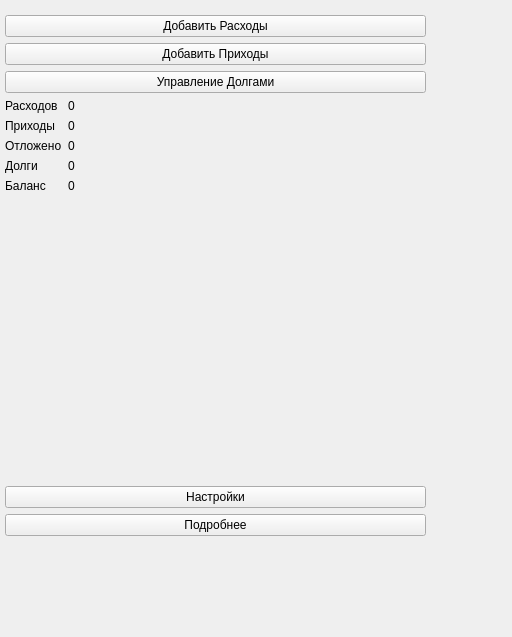
<?xml version="1.0" encoding="UTF-8"?>
<ui version="4.0">
 <class>MainWindow</class>
 <widget class="QMainWindow" name="MainWindow">
  <property name="geometry">
   <rect>
    <x>0</x>
    <y>0</y>
    <width>512</width>
    <height>637</height>
   </rect>
  </property>
  <property name="windowTitle">
   <string>MainWindow</string>
  </property>
  <widget class="QWidget" name="centralWidget">
   <widget class="QStackedWidget" name="stackedWidget">
    <property name="geometry">
     <rect>
      <x>0</x>
      <y>0</y>
      <width>471</width>
      <height>611</height>
     </rect>
    </property>
    <property name="currentIndex">
     <number>0</number>
    </property>
    <widget class="QWidget" name="page">
     <widget class="QWidget" name="layoutWidget_2">
      <property name="geometry">
       <rect>
        <x>0</x>
        <y>10</y>
        <width>431</width>
        <height>531</height>
       </rect>
      </property>
      <layout class="QVBoxLayout" name="verticalLayout_4">
       <property name="leftMargin">
        <number>5</number>
       </property>
       <property name="topMargin">
        <number>5</number>
       </property>
       <property name="rightMargin">
        <number>5</number>
       </property>
       <property name="bottomMargin">
        <number>5</number>
       </property>
       <item>
        <widget class="QPushButton" name="pbAddOut_4">
         <property name="text">
          <string>Добавить Расходы</string>
         </property>
        </widget>
       </item>
       <item>
        <widget class="QPushButton" name="pbAddIn_4">
         <property name="text">
          <string>Добавить Приходы</string>
         </property>
        </widget>
       </item>
       <item>
        <widget class="QPushButton" name="pbDebs">
         <property name="text">
          <string>Управление Долгами</string>
         </property>
        </widget>
       </item>
       <item>
        <layout class="QFormLayout" name="formLayout">
         <item row="0" column="0">
          <widget class="QLabel" name="labelOut">
           <property name="text">
            <string>Расходов</string>
           </property>
          </widget>
         </item>
         <item row="0" column="1">
          <widget class="QLabel" name="labelOutData">
           <property name="text">
            <string>0</string>
           </property>
          </widget>
         </item>
         <item row="1" column="0">
          <widget class="QLabel" name="labelIn">
           <property name="text">
            <string>Приходы</string>
           </property>
          </widget>
         </item>
         <item row="1" column="1">
          <widget class="QLabel" name="labelInData">
           <property name="text">
            <string>0</string>
           </property>
          </widget>
         </item>
         <item row="2" column="0">
          <widget class="QLabel" name="labelSaved">
           <property name="text">
            <string>Отложено</string>
           </property>
          </widget>
         </item>
         <item row="2" column="1">
          <widget class="QLabel" name="labelSavedData">
           <property name="text">
            <string>0</string>
           </property>
          </widget>
         </item>
         <item row="3" column="0">
          <widget class="QLabel" name="labelDebs">
           <property name="text">
            <string>Долги</string>
           </property>
          </widget>
         </item>
         <item row="3" column="1">
          <widget class="QLabel" name="labelDebsData">
           <property name="text">
            <string>0</string>
           </property>
          </widget>
         </item>
         <item row="4" column="0">
          <widget class="QLabel" name="labelBalance">
           <property name="text">
            <string>Баланс</string>
           </property>
          </widget>
         </item>
         <item row="4" column="1">
          <widget class="QLabel" name="labelBalanceData">
           <property name="text">
            <string>0</string>
           </property>
          </widget>
         </item>
        </layout>
       </item>
       <item>
        <spacer name="verticalSpacer_4">
         <property name="orientation">
          <enum>Qt::Vertical</enum>
         </property>
         <property name="sizeHint" stdset="0">
          <size>
           <width>20</width>
           <height>40</height>
          </size>
         </property>
        </spacer>
       </item>
       <item>
        <widget class="QPushButton" name="pbSettings">
         <property name="text">
          <string>Настройки</string>
         </property>
        </widget>
       </item>
       <item>
        <widget class="QPushButton" name="pbSummary_4">
         <property name="text">
          <string>Подробнее</string>
         </property>
        </widget>
       </item>
      </layout>
     </widget>
    </widget>
    <widget class="QWidget" name="page_2"/>
   </widget>
  </widget>
 </widget>
 <layoutdefault spacing="6" margin="11"/>
 <resources/>
 <connections/>
</ui>
